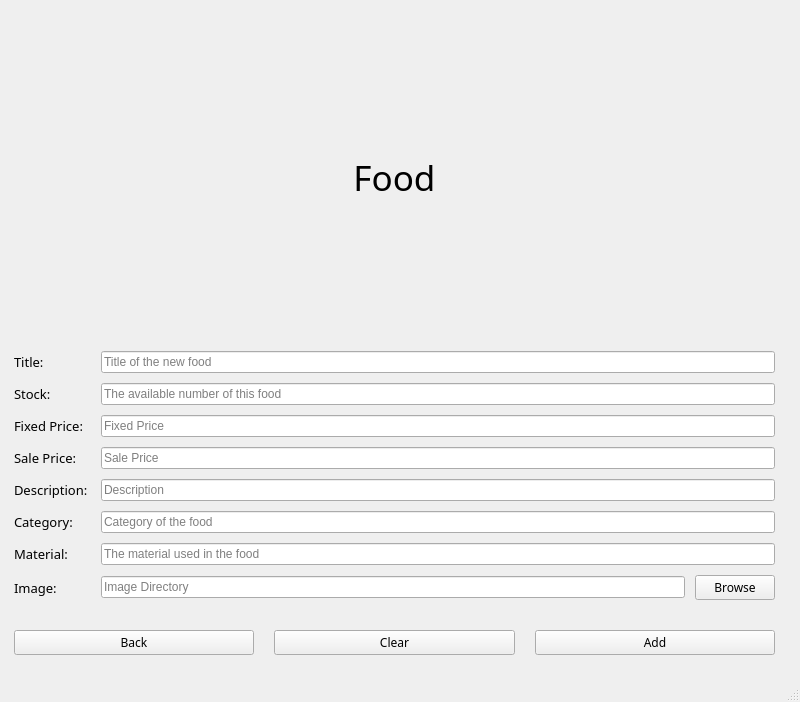
<?xml version="1.0" encoding="UTF-8"?>
<ui version="4.0">
 <class>MainWindow</class>
 <widget class="QMainWindow" name="MainWindow">
  <property name="geometry">
   <rect>
    <x>0</x>
    <y>0</y>
    <width>800</width>
    <height>702</height>
   </rect>
  </property>
  <property name="windowTitle">
   <string>MainWindow</string>
  </property>
  <widget class="QWidget" name="centralwidget">
   <widget class="QWidget" name="gridLayoutWidget">
    <property name="geometry">
     <rect>
      <x>9</x>
      <y>9</y>
      <width>771</width>
      <height>651</height>
     </rect>
    </property>
    <layout class="QGridLayout" name="gridLayout">
     <property name="leftMargin">
      <number>5</number>
     </property>
     <property name="topMargin">
      <number>5</number>
     </property>
     <property name="rightMargin">
      <number>5</number>
     </property>
     <property name="bottomMargin">
      <number>5</number>
     </property>
     <property name="spacing">
      <number>10</number>
     </property>
     <item row="4" column="0">
      <widget class="QLabel" name="lblSalePrice">
       <property name="font">
        <font>
         <family>Arial Rounded MT Bold</family>
         <pointsize>10</pointsize>
        </font>
       </property>
       <property name="text">
        <string>Sale Price: </string>
       </property>
       <property name="margin">
        <number>5</number>
       </property>
      </widget>
     </item>
     <item row="7" column="1" colspan="2">
      <widget class="QLineEdit" name="lEditMaterial">
       <property name="placeholderText">
        <string>The material used in the food</string>
       </property>
       <property name="clearButtonEnabled">
        <bool>true</bool>
       </property>
      </widget>
     </item>
     <item row="8" column="0">
      <widget class="QLabel" name="lblImage">
       <property name="font">
        <font>
         <family>Arial Rounded MT Bold</family>
         <pointsize>10</pointsize>
        </font>
       </property>
       <property name="text">
        <string>Image: </string>
       </property>
       <property name="margin">
        <number>5</number>
       </property>
      </widget>
     </item>
     <item row="1" column="0">
      <widget class="QLabel" name="lblTitle">
       <property name="font">
        <font>
         <family>Arial Rounded MT Bold</family>
         <pointsize>10</pointsize>
        </font>
       </property>
       <property name="text">
        <string>Title: </string>
       </property>
       <property name="margin">
        <number>5</number>
       </property>
      </widget>
     </item>
     <item row="2" column="0">
      <widget class="QLabel" name="lblStock">
       <property name="font">
        <font>
         <family>Arial Rounded MT Bold</family>
         <pointsize>10</pointsize>
        </font>
       </property>
       <property name="text">
        <string>Stock: </string>
       </property>
       <property name="margin">
        <number>5</number>
       </property>
      </widget>
     </item>
     <item row="9" column="0" colspan="3">
      <layout class="QHBoxLayout" name="btnHLayout" stretch="0,0,0">
       <property name="spacing">
        <number>20</number>
       </property>
       <property name="topMargin">
        <number>20</number>
       </property>
       <item>
        <widget class="QPushButton" name="btnBack">
         <property name="font">
          <font>
           <family>Arial Rounded MT Bold</family>
           <pointsize>9</pointsize>
          </font>
         </property>
         <property name="text">
          <string>Back</string>
         </property>
        </widget>
       </item>
       <item>
        <widget class="QPushButton" name="btnClear">
         <property name="font">
          <font>
           <family>Arial Rounded MT Bold</family>
           <pointsize>9</pointsize>
          </font>
         </property>
         <property name="text">
          <string>Clear</string>
         </property>
        </widget>
       </item>
       <item>
        <widget class="QPushButton" name="btnAdd">
         <property name="font">
          <font>
           <family>Arial Rounded MT Bold</family>
           <pointsize>9</pointsize>
          </font>
         </property>
         <property name="text">
          <string>Add</string>
         </property>
        </widget>
       </item>
      </layout>
     </item>
     <item row="6" column="1" colspan="2">
      <widget class="QLineEdit" name="lEditCategory">
       <property name="placeholderText">
        <string>Category of the food</string>
       </property>
       <property name="clearButtonEnabled">
        <bool>true</bool>
       </property>
      </widget>
     </item>
     <item row="8" column="1">
      <widget class="QLineEdit" name="lEditImage">
       <property name="placeholderText">
        <string>Image Directory</string>
       </property>
       <property name="clearButtonEnabled">
        <bool>true</bool>
       </property>
      </widget>
     </item>
     <item row="3" column="1" colspan="2">
      <widget class="QLineEdit" name="lEditFixedPrice">
       <property name="placeholderText">
        <string>Fixed Price</string>
       </property>
       <property name="clearButtonEnabled">
        <bool>true</bool>
       </property>
      </widget>
     </item>
     <item row="7" column="0">
      <widget class="QLabel" name="lblMaterial">
       <property name="font">
        <font>
         <family>Arial Rounded MT Bold</family>
         <pointsize>10</pointsize>
        </font>
       </property>
       <property name="text">
        <string>Material: </string>
       </property>
       <property name="margin">
        <number>5</number>
       </property>
      </widget>
     </item>
     <item row="6" column="0">
      <widget class="QLabel" name="lblCategory">
       <property name="font">
        <font>
         <family>Arial Rounded MT Bold</family>
         <pointsize>10</pointsize>
        </font>
       </property>
       <property name="text">
        <string>Category: </string>
       </property>
       <property name="margin">
        <number>5</number>
       </property>
      </widget>
     </item>
     <item row="5" column="0">
      <widget class="QLabel" name="lblDescription">
       <property name="font">
        <font>
         <family>Arial Rounded MT Bold</family>
         <pointsize>10</pointsize>
        </font>
       </property>
       <property name="text">
        <string>Description: </string>
       </property>
       <property name="margin">
        <number>5</number>
       </property>
      </widget>
     </item>
     <item row="3" column="0">
      <widget class="QLabel" name="lblFixedPrice">
       <property name="font">
        <font>
         <family>Arial Rounded MT Bold</family>
         <pointsize>10</pointsize>
        </font>
       </property>
       <property name="text">
        <string>Fixed Price: </string>
       </property>
       <property name="margin">
        <number>5</number>
       </property>
      </widget>
     </item>
     <item row="2" column="1" colspan="2">
      <widget class="QLineEdit" name="lEditStock">
       <property name="placeholderText">
        <string>The available number of this food</string>
       </property>
       <property name="clearButtonEnabled">
        <bool>true</bool>
       </property>
      </widget>
     </item>
     <item row="0" column="0" colspan="3">
      <widget class="QLabel" name="lblFoodPicture">
       <property name="sizePolicy">
        <sizepolicy hsizetype="Expanding" vsizetype="Ignored">
         <horstretch>0</horstretch>
         <verstretch>0</verstretch>
        </sizepolicy>
       </property>
       <property name="font">
        <font>
         <family>Arial Rounded MT Bold</family>
         <pointsize>26</pointsize>
        </font>
       </property>
       <property name="text">
        <string>Food</string>
       </property>
       <property name="alignment">
        <set>Qt::AlignCenter</set>
       </property>
      </widget>
     </item>
     <item row="8" column="2">
      <widget class="QPushButton" name="btnBrowseImageFile">
       <property name="font">
        <font>
         <family>Arial Rounded MT Bold</family>
         <pointsize>9</pointsize>
        </font>
       </property>
       <property name="text">
        <string>Browse</string>
       </property>
      </widget>
     </item>
     <item row="1" column="1" colspan="2">
      <widget class="QLineEdit" name="lEditTitle">
       <property name="inputMask">
        <string/>
       </property>
       <property name="text">
        <string/>
       </property>
       <property name="placeholderText">
        <string>Title of the new food</string>
       </property>
       <property name="clearButtonEnabled">
        <bool>true</bool>
       </property>
      </widget>
     </item>
     <item row="5" column="1" colspan="2">
      <widget class="QLineEdit" name="lEditDescription">
       <property name="placeholderText">
        <string>Description</string>
       </property>
       <property name="clearButtonEnabled">
        <bool>true</bool>
       </property>
      </widget>
     </item>
     <item row="4" column="1" colspan="2">
      <widget class="QLineEdit" name="lEditSalePrice">
       <property name="placeholderText">
        <string>Sale Price</string>
       </property>
       <property name="clearButtonEnabled">
        <bool>true</bool>
       </property>
      </widget>
     </item>
    </layout>
   </widget>
  </widget>
  <widget class="QStatusBar" name="statusbar"/>
 </widget>
 <resources/>
 <connections/>
</ui>
